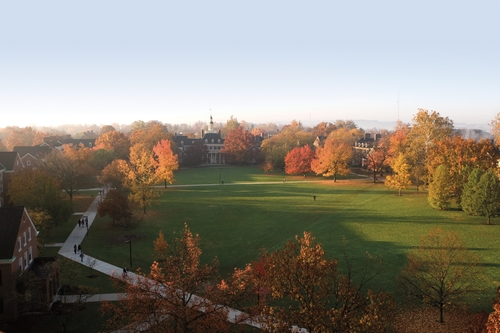
%> input picture MATLAB/realLab1/college.jpg, 500 x 333 px
$ octave Lab1.m   (GNU Octave 9; MATLAB toolbox functions it lacks are replaced by stand-ins)
%> lines starting %> are read from the running program, lines starting %| are printed output that depends on the picture; in (x1, y1, x2, y2) boxes, pixels count from 0 and x2, y2 are one past the last pixel; in counts of white or black regions, pixels touching at a corner belong together; the program's own positions count from 1
% do not do 2 and 10
% Name: Tyler Davis
% #1 size answers are in word document
college = imread('college.jpg');
%> college is the input picture: size 333x500x3 uint8; mean R, G, B 136.8, 131, 120.1
collegeGray = rgb2gray(college);
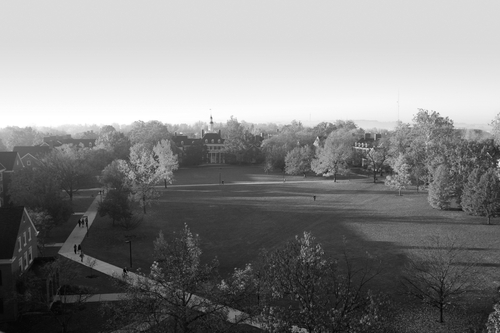
%> collegeGray: size 333x500 uint8; min 0, max 255, mean 131.5
collegeBi = im2bw(college,graythresh(college));
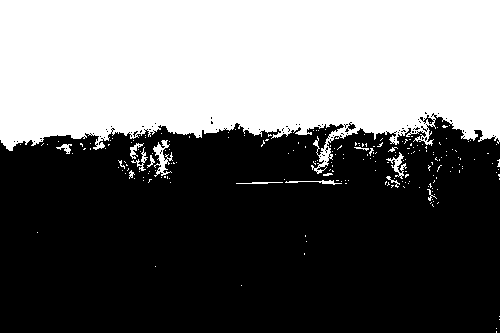
%> collegeBi: size 333x500 logical; 41.3% white; 211 white regions (195 under 20 px), largest, box (x1, y1, x2, y2) and area: (0, 0, 500, 174) 67277, (153, 140, 173, 177) 305, (386, 152, 407, 179) 173
%imshow(collegeGray)
%imsave
%imshow(collegeBi)
%imsave
whos c college
whos c collegeGray
whos c collegeBi
%figure, imshow('college2.bmp')
%figure, imshow('college3.bmp')

% #2
i = imread('rose.tif');
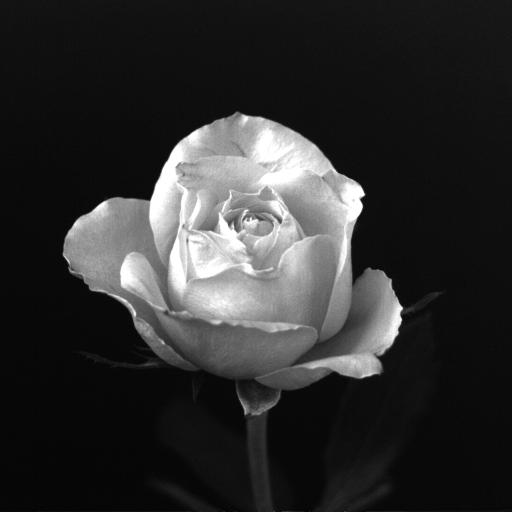
%> input picture MATLAB/realLab1/rose.tif, 1024 x 1024 px (shown at 1/2 size)
%> i is the input picture: size 1024x1024 uint8; min 0, max 255, mean 46.8
j = imrotate(i,180,'bilinear');
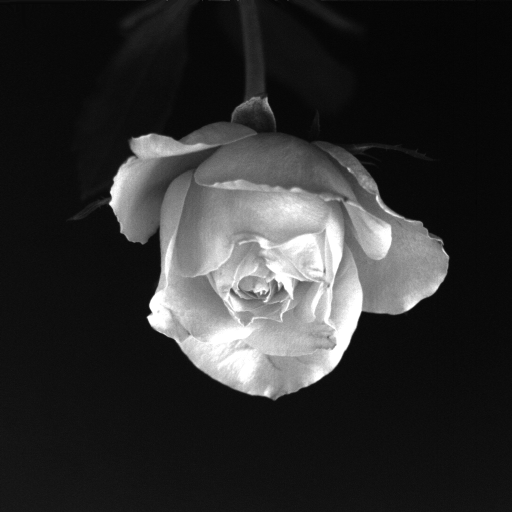
%> j: size 1024x1024 uint8 (shown at 1/2 size); min 0, max 255, mean 46.8; mean of the top-left, top-right, bottom-left and bottom-right quarters 41.6, 41.8, 47.1, 56.7
%figure, imshow(j)

% #3
%> (the run ends here)
